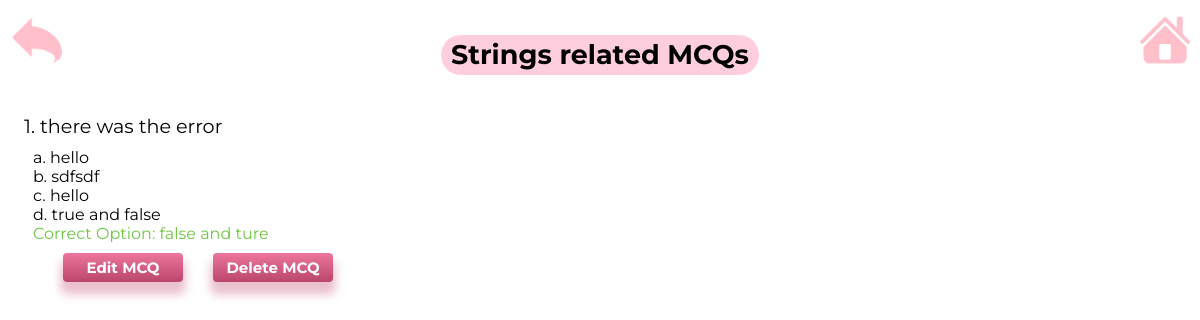
The page /view_mcqs/35/12/ (signed in) on the database as committed earlier.
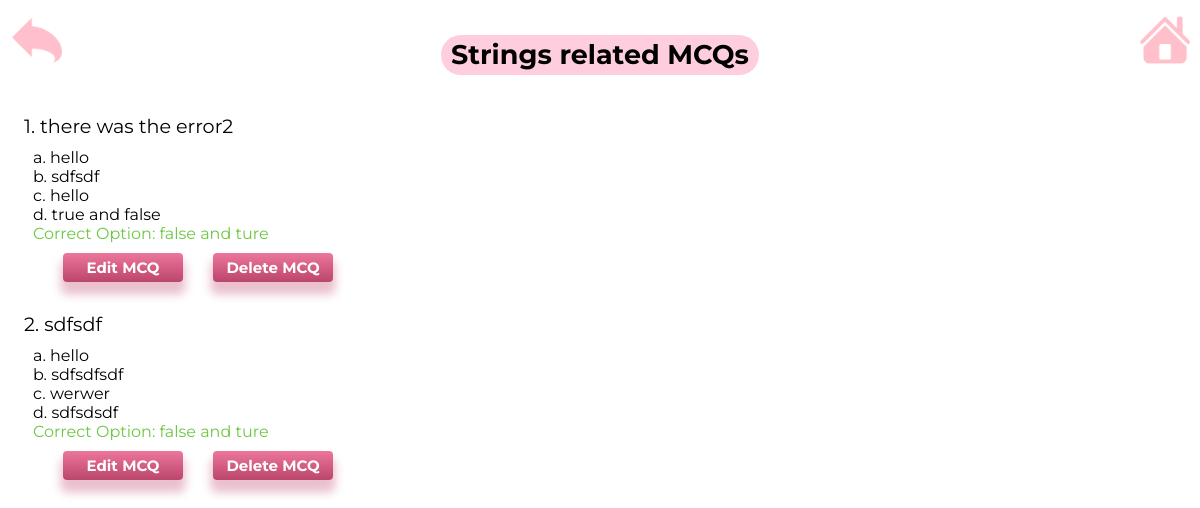
The same page on the database as committed later.
### main/models.py (models this page shows, shortened)
class Question(models.Model):
    s_no = models.IntegerField(default=1)
    question = models.TextField()
    option_1 = models.TextField()
    option_2 = models.TextField()
    option_3 = models.TextField()
    option_4 = models.TextField()
    correct_option = models.TextField()
    lecture = models.ForeignKey(Lecture, on_delete=models.CASCADE)
    teacher = models.ForeignKey(Teacher, on_delete=models.CASCADE)
    course = models.ForeignKey(Course, on_delete=models.CASCADE)
    class Meta:
        unique_together = ('s_no', 'lecture', 'course')

### main/views.py (the view)
# urls.py: path('view_mcqs/<int:course_id>/<int:lecture_id>/', views.view_mcqs, name='view_mcqs'),
@login_required(login_url='signin/')
def view_mcqs(request, course_id, lecture_id):
    lecture = get_object_or_404(Lecture, pk=lecture_id, course_id=course_id)
    mcqs = Question.objects.filter(lecture=lecture)
    return render(request, 'show_mcqs.html', {'mcqs': mcqs, 'lecture':lecture})

### main/templates/show_mcqs.html (shortened to what this page needs)
<!DOCTYPE html>
<html lang="en">
<head>
  {% load static %}
  <link rel="stylesheet" href="{% static 'css/show mcqs.css' %}">
</head>
<body>
      <a href="{% url 'dashboard' %}" class="home-button"><img src="{% static 'resources/home.ico' %}" alt="home icon"></a>
      <a href="{% url 'lectures' course_id=lecture.course.course_id %}" class="back-button"><img src="{% static 'resources/back.ico' %}" alt="back icon"></a>
  <div class="container">
    <div class="title">
      <h1> {{ lecture.topic }} related MCQs</h1>
    </div>
    <div class="centerDiv">
      {% for mcq in mcqs %}
        <p>{{ mcq.s_no }}. {{ mcq.question }}</p>
        <ul>
          <li>a. {{ mcq.option_1 }}</li>
          <li>b. {{ mcq.option_2 }}</li>
          <li>c. {{ mcq.option_3 }}</li>
          <li>d. {{ mcq.option_4 }}</li>
          <li>Correct Option: {{ mcq.correct_option }}</li>
        </ul>
        <div class="buttons">
          <a href="{% url 'edit_mcq' course_id=mcq.lecture.course.course_id lecture_id=mcq.lecture.id question_id=mcq.id %}" class="button">Edit MCQ</a>
          <a href="{% url 'delete_mcq' course_id=mcq.lecture.course.course_id lecture_id=mcq.lecture.id question_id=mcq.id %}" class="button">Delete MCQ</a>
        </div>
        {% empty %}
          <p>There are no MCQs in this lecture yet.</p>
      {% endfor %}
    </div>
  </div>
</body>
</html>

Rows that differ between the two databases and show on the page:
changed Question "true and false": question "there was the error" → "there was the error2"
added Question: s_no "2", question "sdfsdf", option_1 "hello", option_2 "sdfsdfsdf", option_3 "werwer", option_4 "sdfsdsdf", correct_option "false and ture"
